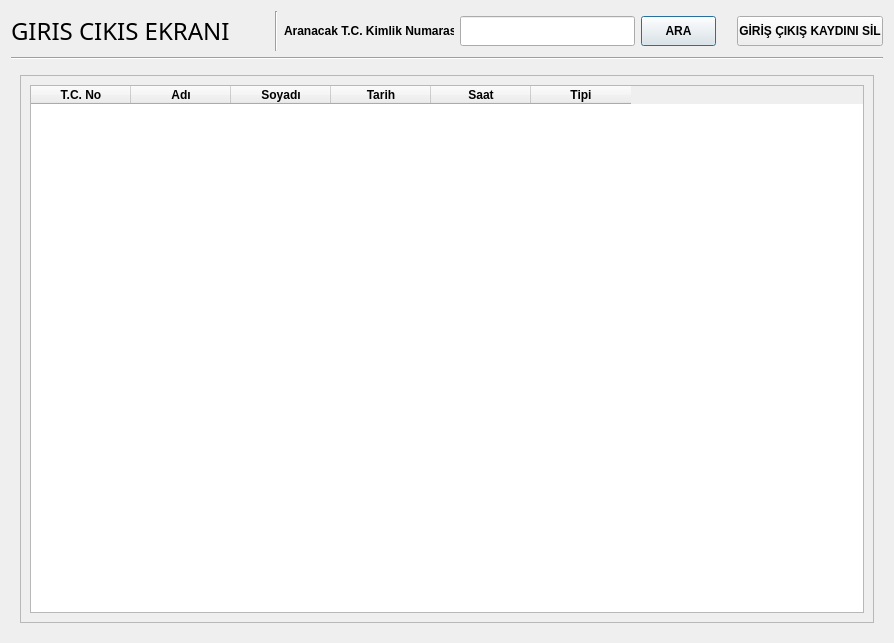
<?xml version="1.0" encoding="UTF-8"?>
<ui version="4.0">
 <class>Dialog</class>
 <widget class="QDialog" name="Dialog">
  <property name="geometry">
   <rect>
    <x>0</x>
    <y>0</y>
    <width>894</width>
    <height>643</height>
   </rect>
  </property>
  <property name="minimumSize">
   <size>
    <width>894</width>
    <height>643</height>
   </size>
  </property>
  <property name="maximumSize">
   <size>
    <width>1920</width>
    <height>1080</height>
   </size>
  </property>
  <property name="windowTitle">
   <string>Dialog</string>
  </property>
  <layout class="QGridLayout" name="gridLayout">
   <item row="0" column="0">
    <layout class="QVBoxLayout" name="verticalLayout_3">
     <item>
      <layout class="QHBoxLayout" name="horizontalLayout_5">
       <item>
        <layout class="QHBoxLayout" name="horizontalLayout_6">
         <item>
          <widget class="QLabel" name="labelPersonelEkrani_2">
           <property name="minimumSize">
            <size>
             <width>258</width>
             <height>40</height>
            </size>
           </property>
           <property name="font">
            <font>
             <family>Cooper Black</family>
             <pointsize>18</pointsize>
             <weight>50</weight>
             <bold>false</bold>
            </font>
           </property>
           <property name="text">
            <string>GIRIS CIKIS EKRANI</string>
           </property>
          </widget>
         </item>
         <item>
          <widget class="Line" name="line_3">
           <property name="orientation">
            <enum>Qt::Vertical</enum>
           </property>
          </widget>
         </item>
        </layout>
       </item>
       <item>
        <layout class="QVBoxLayout" name="verticalLayout_4">
         <item>
          <layout class="QHBoxLayout" name="horizontalLayout_7">
           <item>
            <widget class="QLabel" name="label">
             <property name="minimumSize">
              <size>
               <width>170</width>
               <height>30</height>
              </size>
             </property>
             <property name="font">
              <font>
               <weight>75</weight>
               <bold>true</bold>
              </font>
             </property>
             <property name="text">
              <string>Aranacak T.C. Kimlik Numarasi</string>
             </property>
            </widget>
           </item>
           <item>
            <widget class="QLineEdit" name="editArama">
             <property name="minimumSize">
              <size>
               <width>175</width>
               <height>30</height>
              </size>
             </property>
             <property name="maximumSize">
              <size>
               <width>175</width>
               <height>30</height>
              </size>
             </property>
             <property name="clearButtonEnabled">
              <bool>true</bool>
             </property>
            </widget>
           </item>
           <item>
            <widget class="QPushButton" name="buttonAra">
             <property name="minimumSize">
              <size>
               <width>75</width>
               <height>30</height>
              </size>
             </property>
             <property name="maximumSize">
              <size>
               <width>75</width>
               <height>30</height>
              </size>
             </property>
             <property name="font">
              <font>
               <weight>75</weight>
               <bold>true</bold>
              </font>
             </property>
             <property name="text">
              <string>ARA</string>
             </property>
            </widget>
           </item>
           <item>
            <spacer name="horizontalSpacer_2">
             <property name="orientation">
              <enum>Qt::Horizontal</enum>
             </property>
             <property name="sizeHint" stdset="0">
              <size>
               <width>40</width>
               <height>20</height>
              </size>
             </property>
            </spacer>
           </item>
           <item>
            <widget class="QPushButton" name="buttonKaydiSil">
             <property name="minimumSize">
              <size>
               <width>146</width>
               <height>30</height>
              </size>
             </property>
             <property name="maximumSize">
              <size>
               <width>200</width>
               <height>16777215</height>
              </size>
             </property>
             <property name="font">
              <font>
               <weight>75</weight>
               <bold>true</bold>
              </font>
             </property>
             <property name="text">
              <string>GİRİŞ ÇIKIŞ KAYDINI SİL</string>
             </property>
            </widget>
           </item>
          </layout>
         </item>
         <item>
          <layout class="QHBoxLayout" name="horizontalLayout_8"/>
         </item>
        </layout>
       </item>
      </layout>
     </item>
     <item>
      <widget class="Line" name="line_4">
       <property name="orientation">
        <enum>Qt::Horizontal</enum>
       </property>
      </widget>
     </item>
    </layout>
   </item>
   <item row="1" column="0">
    <widget class="QFrame" name="frame">
     <property name="frameShape">
      <enum>QFrame::NoFrame</enum>
     </property>
     <property name="frameShadow">
      <enum>QFrame::Sunken</enum>
     </property>
     <property name="lineWidth">
      <number>0</number>
     </property>
     <layout class="QGridLayout" name="gridLayout_2">
      <item row="0" column="0">
       <widget class="QScrollArea" name="scrollArea">
        <property name="widgetResizable">
         <bool>true</bool>
        </property>
        <widget class="QWidget" name="scrollAreaWidgetContents">
         <property name="geometry">
          <rect>
           <x>0</x>
           <y>0</y>
           <width>856</width>
           <height>544</height>
          </rect>
         </property>
         <layout class="QGridLayout" name="gridLayout_3">
          <item row="0" column="0">
           <widget class="QTableWidget" name="tableWidget">
            <property name="minimumSize">
             <size>
              <width>603</width>
              <height>395</height>
             </size>
            </property>
            <property name="font">
             <font>
              <family>MS Shell Dlg 2</family>
              <weight>75</weight>
              <bold>true</bold>
             </font>
            </property>
            <column>
             <property name="text">
              <string>T.C. No</string>
             </property>
            </column>
            <column>
             <property name="text">
              <string>Adı</string>
             </property>
            </column>
            <column>
             <property name="text">
              <string>Soyadı</string>
             </property>
            </column>
            <column>
             <property name="text">
              <string>Tarih</string>
             </property>
            </column>
            <column>
             <property name="text">
              <string>Saat</string>
             </property>
            </column>
            <column>
             <property name="text">
              <string>Tipi</string>
             </property>
            </column>
           </widget>
          </item>
         </layout>
        </widget>
       </widget>
      </item>
     </layout>
    </widget>
   </item>
  </layout>
 </widget>
 <resources/>
 <connections/>
</ui>
